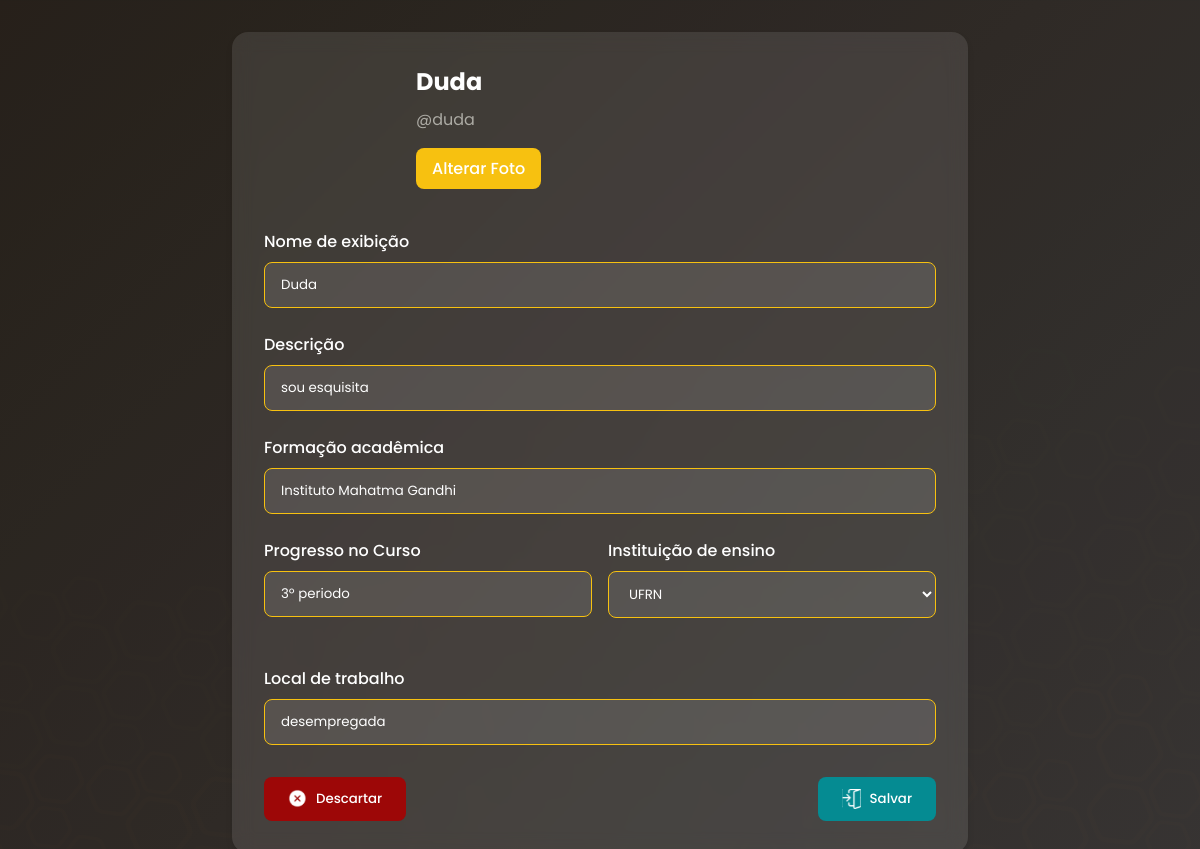
The app's page /editar-perfil/ (signed in), older data.
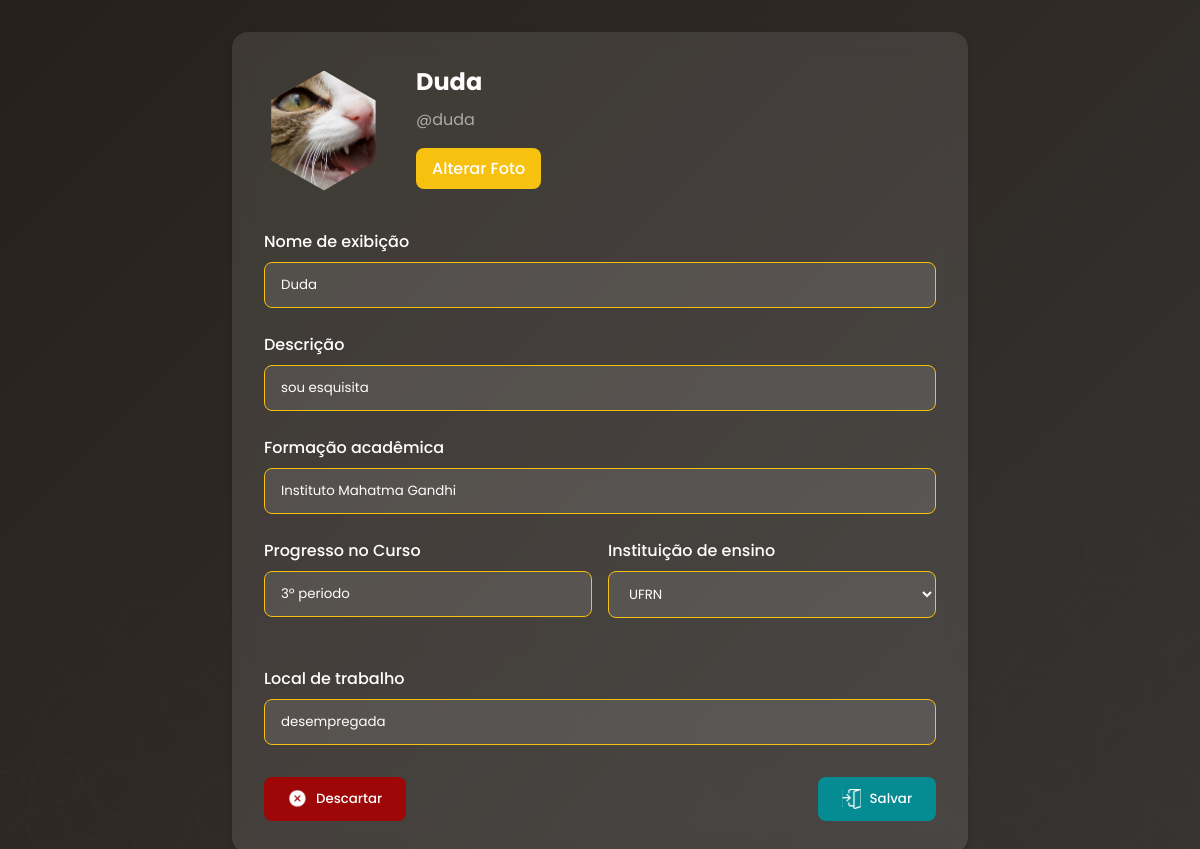
The same page, newer data.
### app_bizzu/models/usuario.py (models this page shows, shortened)
class Usuario(AbstractUser):
    nome = models.CharField(verbose_name="Nome", max_length=50)
    descricao = models.CharField(verbose_name="Descrição", max_length=200)
    imagemPerfil = models.ImageField(verbose_name="Imagem de perfil", upload_to="usuarios/%Y/%m/%d/", null=True)
    escolaFormacao = models.CharField(verbose_name="Escola de formação", max_length=30, blank=True, null=True)
    instituicaoAtual = models.CharField(verbose_name="Instituição atual", max_length=30, blank=True, null=True)
    localTrabalho = models.CharField(verbose_name="Local de trabalho", max_length=30, blank=True, null=True)
    progressoCurso = models.CharField(verbose_name="Progresso no curso", max_length=20, blank=True, null=True)
    repositoriosFavoritados = models.ManyToManyField("Repositorio", verbose_name="Repositórios salvos", symmetrical=False,related_name="repositorios_favoritados", blank=True)
    criado_em = models.DateTimeField(auto_now_add=True, verbose_name="Criado em", null=True, blank=True)
    segue = models.ManyToManyField("self",symmetrical=False, verbose_name="Segue", related_name="seguido_por", default=0, blank=True) # quem eu sigo
    seguidores = models.ManyToManyField("self",symmetrical=False, verbose_name="Seguidores", related_name="seguindo", default=0, blank=True) # quem me segue
    comunidades = models.ManyToManyField("Comunidade",verbose_name="Comunidades",related_name="seguido_por",blank=True)

### app_bizzu/views/usuarioView.py (the view)
# urls.py: path('editar-perfil/', usuarioView.UsuarioView.cadastro_perfil, name='cadastro_perfil'),
    @login_required
    def cadastro_perfil(request):
        usuario = request.user  # Obtém o usuário logado
        if request.method == "POST":
            form = CadastrarPerfilForm(request.POST, request.FILES, instance=usuario)
            if form.is_valid():
                form.save()
                return redirect('perfil', username=usuario.username)
        else:
            form = EditarPerfilForm(instance=usuario)
        return render(request, 'cadastro_perfil.html', {'form': form})

### app_bizzu/templates/cadastro_perfil.html (shortened to what this page needs)
{% load static %}
<!DOCTYPE html>
<html lang="pt-br">
<head>
    <link rel="stylesheet" href="{% static 'css/cadastro_perfil.css' %}">
    <link rel="stylesheet" href="{% static 'css/popup.css' %}">
</head>
<body>
    <main class="editarPerfil">
        <form method="post" enctype="multipart/form-data" class="profile-form">
            <div class="profile-header">
                <div class="profile-image-container">
                    <div class="profile-image">
                        <img src="{% if user.imagemPerfil %}{{ user.imagemPerfil.url }}{% else %}{% static 'img/icones_perfil/semFoto.svg' %}{% endif %}"
                             alt="Imagem de Perfil"
                             id="preview-image">
                    </div>
                    <div class="profile-info">
                        <h3>{{ user.nome }}</h3>
                        <p>@{{ user.username }}</p>
                        <label for="id_imagemPerfil" class="alterar">
                            Alterar Foto
                        </label>
                    </div>
                </div>
            </div>
            <div class="form-group">
                <label for="id_nome">Nome de exibição</label>
                {{ form.nome }}
            </div>
            <div class="form-group">
                <label for="id_descricao">Descrição</label>
                {{ form.descricao }}
            </div>
            <div class="form-group">
                <label for="id_escolaFormacao">Formação acadêmica</label>
                {{ form.escolaFormacao }}
            </div>
            <div class="form-row">
                <div class="form-group half">
                    <label for="id_progressoCurso">Progresso no Curso</label>
                    {{ form.progressoCurso }}
                </div>
                <div class="form-group half" id="brancasso">
                    <label for="id_instituicaoAtual">Instituição de ensino</label>
                    {{ form.instituicaoAtual }}
                </div>
            </div>
            <div class="form-group">
                <label for="id_localTrabalho">Local de trabalho</label>
                {{ form.localTrabalho }}
            </div>
            <div class="form-actions">
                <button type="button" class="btn btn-danger" onclick="confirmarDescarte(event)">
                    <img src="{% static 'img/botaofechar.png' %}" alt="Descartar">
                    <span>Descartar</span>
                </button>
                <button type="submit" class="btn btn-success">
                    <img src="{% static 'img/entrar.svg' %}" alt="Salvar">
                    <span>Salvar</span>
                </button>
            </div>
        </form>
    </main>
</body>
</html>

Row changes from the older to the newer data that the page shows:
changed Usuario "Duda": imagemPerfil: a different picture
